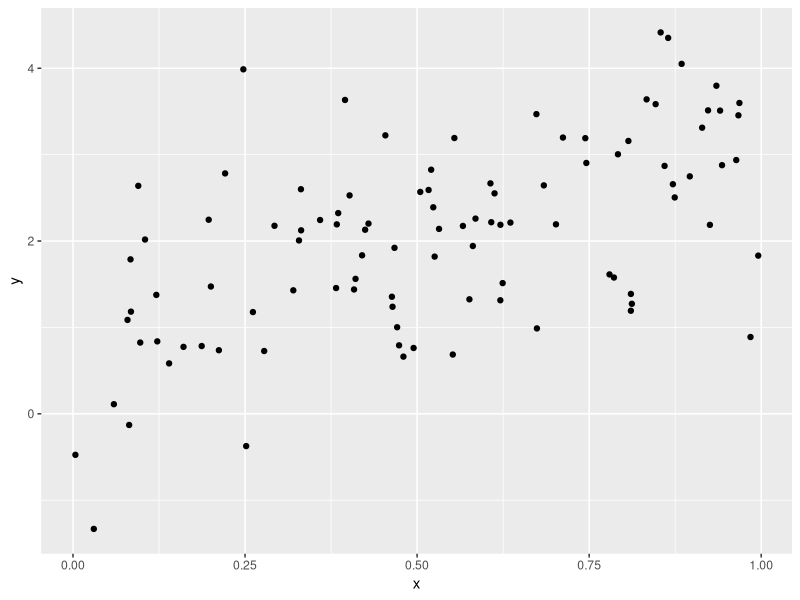

Generate this figure with R:
## ---- chunk 1
library(tidyverse)

plot_df = 
  tibble(
    x = runif(100),
    y = 1 + 2 * x + rnorm(100)
  )

plot_df |> 
  ggplot(aes(x = x, y = y)) + 
  geom_point()
